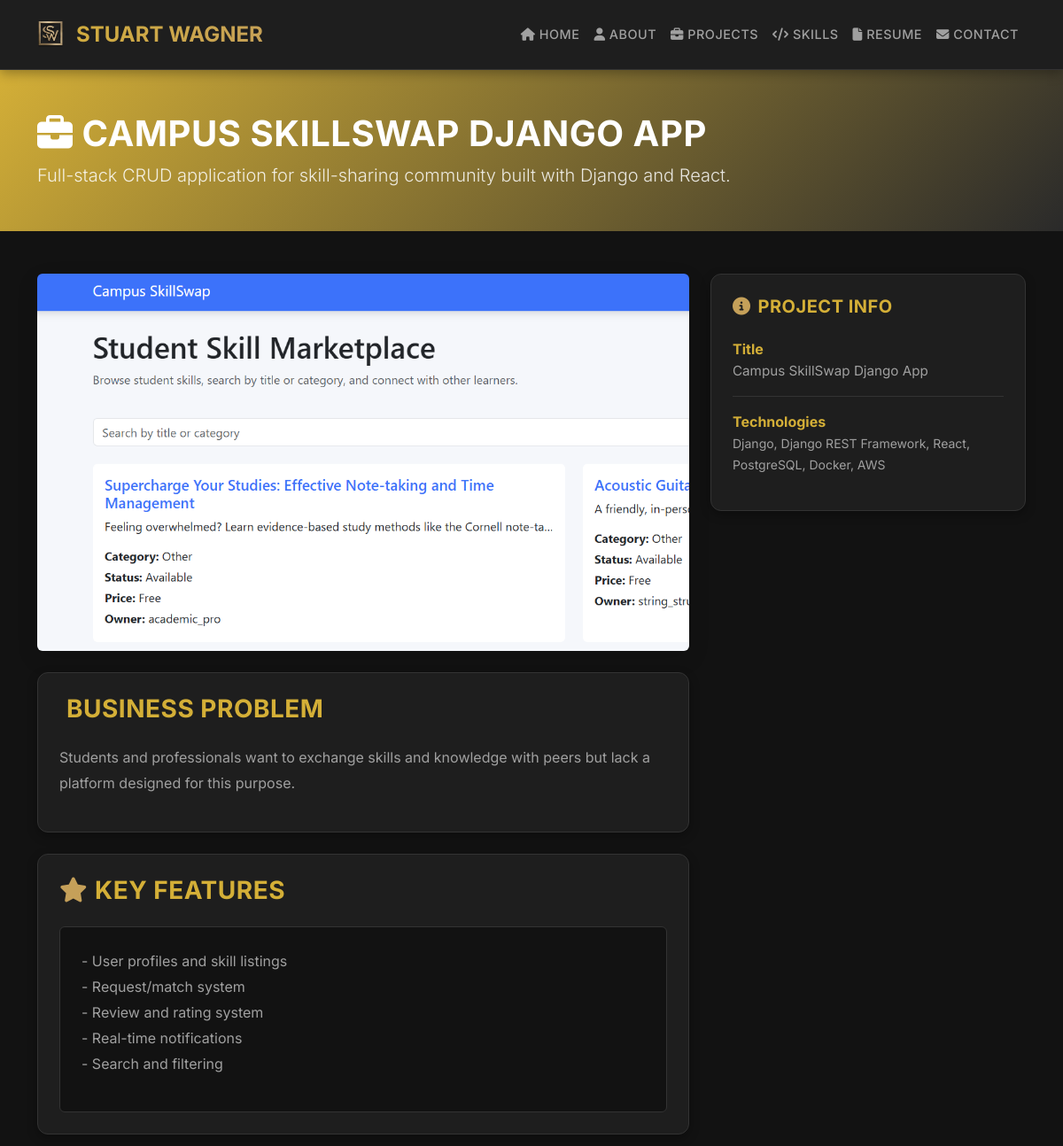
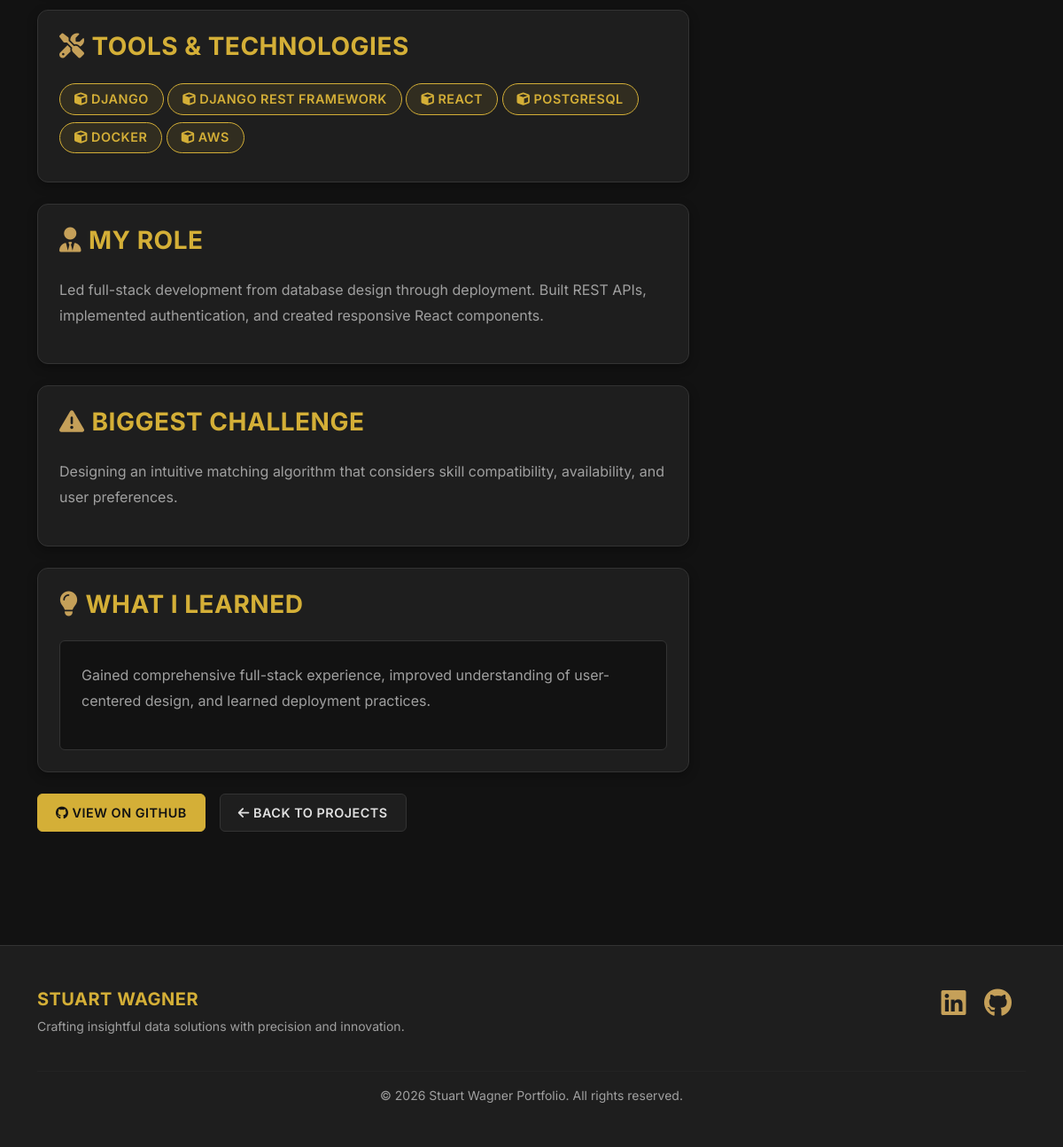
The page /projects/campus-skillswap-django-app/ on the database its author committed (2 pictures, top to bottom).
### portfolio/models.py (models this page shows, shortened)
class Project(models.Model):
    title = models.CharField(max_length=200)
    summary = models.CharField(max_length=500, help_text="One sentence summary")
    business_problem = models.TextField()
    tools_used = models.CharField(max_length=500, help_text="Comma-separated list")
    key_features = models.TextField()
    your_role = models.TextField()
    biggest_challenge = models.TextField()
    what_learned = models.TextField()
    screenshot = models.ImageField(upload_to='projects/', blank=True, null=True)
    link = models.URLField(blank=True)
    slug = models.SlugField(unique=True, blank=True)
    order = models.PositiveIntegerField(default=0, help_text="Display order on projects page")
    class Meta:
        ordering = ['order', 'title']

### portfolio/views.py (the view)
# urls.py: path('projects/<slug:slug>/', views.ProjectDetailView.as_view(), name='project_detail'),
class ProjectDetailView(DetailView):
    model = Project
    template_name = 'portfolio/project_detail.html'
    context_object_name = 'project'
    slug_field = 'slug'
    slug_url_kwarg = 'slug'

### portfolio/templatetags/custom_filters.py (called while the page is built)
@register.filter
def split(value, separator):
    if value:
        return value.split(separator)
    return []

@register.filter
def strip_spaces(value):
    if value:
        return value.strip()
    return value

### portfolio/templates/portfolio/project_detail.html (shortened to what this page needs)
{% extends 'portfolio/base.html' %}
{% load custom_filters %}
{% block content %}
<div class="py-5" style="background: linear-gradient(135deg, var(--primary) 0%, var(--secondary) 100%); color: white;">
    <div class="container">
        <h1 style="color: white; margin-bottom: 0.5rem;">
            <i class="fas fa-briefcase"></i> {{ project.title }}
        </h1>
        <p class="lead" style="color: rgba(255,255,255,0.85); margin-bottom: 0;">
            {{ project.summary }}
        </p>
    </div>
</div>
<div class="container my-5">
    <div class="row">
        <div class="col-lg-8">
            {% if project.screenshot %}
            <img src="{{ project.screenshot.url }}" alt="{{ project.title }}" class="img-fluid mb-4 rounded"
                style="box-shadow: 0 8px 24px rgba(0, 0, 0, 0.12);">
            {% endif %}
            <div class="card mb-4" style="border: 1px solid var(--border-color);">
                <div class="card-body">
                    <h3 style="color: var(--primary); margin-bottom: 1.5rem;">
                        Business
                        Problem
                    </h3>
                    <p style="color: var(--text-secondary); line-height: 1.8;">{{ project.business_problem }}</p>
                </div>
            </div>
            <div class="card mb-4" style="border: 1px solid var(--border-color);">
                <div class="card-body">
                    <h3 style="color: var(--primary); margin-bottom: 1.5rem;">
                        <i class="fas fa-star" style="color: var(--accent); margin-right: 0.5rem;"></i>Key Features
                    </h3>
                    <div
                        style="background: var(--light-bg); padding: 1.5rem; border-radius: 6px; border: 1px solid var(--border-color); color: var(--text-secondary); line-height: 1.8;">
                        {{ project.key_features|linebreaks }}
                    </div>
                </div>
            </div>
            <div class="card mb-4" style="border: 1px solid var(--border-color);">
                <div class="card-body">
                    <h3 style="color: var(--primary); margin-bottom: 1.5rem;">
                        <i class="fas fa-tools" style="color: var(--accent); margin-right: 0.5rem;"></i>Tools &
                        Technologies
                    </h3>
                    <div>
                        {% for tool in project.tools_used|split:"," %}
                        <span class="badge bg-info mb-2" style="font-size: 0.9rem; padding: 0.6rem 1rem;">
                            <i class="fas fa-cube"></i> {{ tool|strip_spaces }}
                        </span>
                        {% endfor %}
                    </div>
                </div>
            </div>
            <div class="card mb-4" style="border: 1px solid var(--border-color);">
                <div class="card-body">
                    <h3 style="color: var(--primary); margin-bottom: 1.5rem;">
                        <i class="fas fa-user-tie" style="color: var(--accent); margin-right: 0.5rem;"></i>My Role
                    </h3>
                    <p style="color: var(--text-secondary); line-height: 1.8;">{{ project.your_role }}</p>
                </div>
            </div>
            <div class="card mb-4" style="border: 1px solid var(--border-color);">
                <div class="card-body">
                    <h3 style="color: var(--primary); margin-bottom: 1.5rem;">
                        <i class="fas fa-exclamation-triangle"
                            style="color: var(--accent); margin-right: 0.5rem;"></i>Biggest Challenge
                    </h3>
                    <p style="color: var(--text-secondary); line-height: 1.8;">{{ project.biggest_challenge }}</p>
                </div>
            </div>
            <div class="card mb-4" style="border: 1px solid var(--border-color);">
                <div class="card-body">
                    <h3 style="color: var(--primary); margin-bottom: 1.5rem;">
                        <i class="fas fa-lightbulb" style="color: var(--accent); margin-right: 0.5rem;"></i>What I
                        Learned
                    </h3>
                    <div
                        style="background: var(--light-bg); padding: 1.5rem; border-radius: 6px; border: 1px solid var(--border-color); color: var(--text-secondary); line-height: 1.8;">
                        {{ project.what_learned|linebreaks }}
                    </div>
                </div>
            </div>
            <div class="d-flex gap-3 flex-wrap">
                {% if project.link %}
                {% if 'github.com' in project.link %}
                <a href="{{ project.link }}" target="_blank" class="btn btn-primary btn-lg">
                    <i class="fab fa-github"></i> View on GitHub
                </a>
                {% else %}
                <a href="{{ project.link }}" target="_blank" class="btn btn-primary btn-lg">
                    <i class="fas fa-external-link-alt"></i> View Project
                </a>
                {% endif %}
                {% endif %}
                <a href="{% url 'portfolio:projects' %}" class="btn btn-secondary btn-lg">
                    <i class="fas fa-arrow-left"></i> Back to Projects
                </a>
            </div>
        </div>
        <div class="col-lg-4">
            <div class="card sticky-top" style="border: 1px solid var(--border-color); top: 100px;">
                <div class="card-body">
                    <h5 style="color: var(--primary); margin-bottom: 1.5rem;">
                        <i class="fas fa-info-circle" style="color: var(--accent); margin-right: 0.5rem;"></i>Project
                        Info
                    </h5>
                    <ul class="list-unstyled">
                        <li class="mb-3 pb-3" style="border-bottom: 1px solid var(--border-color);">
                            <strong style="color: var(--primary);">Title</strong><br>
                            <span style="color: var(--text-secondary); font-size: 0.95rem;">{{ project.title }}</span>
                        </li>
                        <li class="mb-3">
                            <strong style="color: var(--primary);">Technologies</strong><br>
                            <small style="color: var(--text-secondary);">{{ project.tools_used }}</small>
                        </li>
                    </ul>
                </div>
            </div>
        </div>
    </div>
</div>
{% endblock %}

### portfolio/templates/portfolio/base.html (style rules this page uses)
:root { --primary: #d4af37; --secondary: #2a2a2a; --accent: #c5a059; --accent-alt: #b5952f; --success: #10b981; --warning: #fbbf24; --light-bg: #121212; --card-bg: #1e1e1e; --text-primary: #e0e0e0; --text-secondary: #a0a0a0; --border-color: #333333; }
* { font-family: 'Inter', -apple-system, BlinkMacSystemFont, 'Segoe UI', sans-serif; }
h1, h2, h3, h4, h5, h6 { font-family: 'Inter', sans-serif; font-weight: 700; color: var(--text-primary); letter-spacing: 0.5px; text-transform: uppercase; }
body { display: flex; flex-direction: column; min-height: 100vh; background-color: var(--light-bg); color: var(--text-primary); }
.card { border: 1px solid var(--border-color); box-shadow: 0 4px 12px rgba(0, 0, 0, 0.3); border-radius: 12px; background: var(--card-bg); transition: all 0.3s ease; }
.card-body { padding: 1.5rem; }
.btn { border-radius: 6px; font-weight: 600; transition: all 0.3s ease; padding: 0.625rem 1.25rem; text-transform: uppercase; letter-spacing: 0.5px; font-size: 0.9rem; }
.btn-primary { background: var(--primary); border-color: var(--primary); color: var(--light-bg); }
.btn-secondary { background: var(--card-bg); border-color: var(--border-color); color: var(--text-primary); }
.badge { padding: 0.5rem 0.875rem; font-weight: 600; border-radius: 20px; font-size: 0.75rem; transition: all 0.2s ease; text-transform: uppercase; letter-spacing: 0.5px; }
.bg-info { background: rgba(212, 175, 55, 0.1) !important; color: var(--primary) !important; border: 1px solid var(--primary); }

### rows shown on the page
Project: title "CAMPUS SKILLSWAP DJANGO APP", summary "Full-stack CRUD application for skill-sharing community built with Django and React.", screenshot (picture), business_problem "Students and professionals want to exchange skills and knowledge with peers but lack a platform designed for this purpose.", key_features "- User profiles and skill listings - Request/match system - Review and rating system - Real-time notifications - Search and filtering", your_role "Led full-stack development from database design through deployment. Built REST APIs, implemented authentication, and created responsive React components.", biggest_challenge "Designing an intuitive matching algorithm that considers skill compatibility, availability, and user preferences.", what_learned "Gained comprehensive full-stack experience, improved understanding of user-centered design, and learned deployment practices.", title "Campus SkillSwap Django App", tools_used "Django, Django REST Framework, React, PostgreSQL, Docker, AWS"

### other values the page prints
{{ tool|strip_spaces }} "DJANGO" "DJANGO REST FRAMEWORK" "REACT" "POSTGRESQL" "DOCKER" "AWS"
